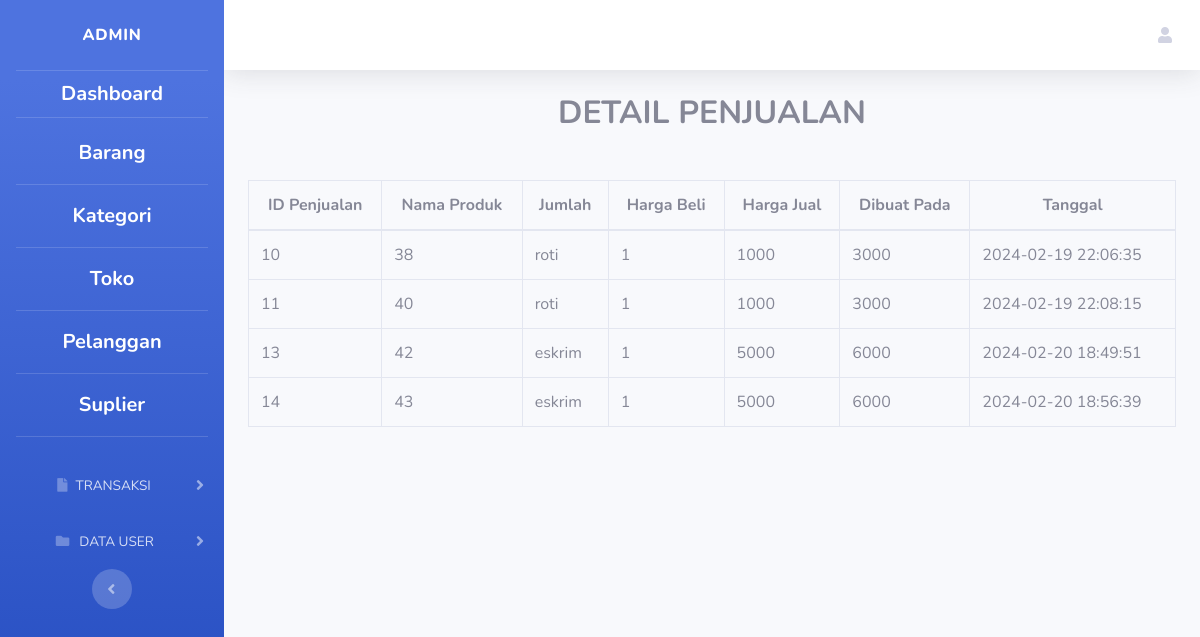
Page /transaksi/penjualan_detail.php on the committed database.
### tables this page shows
CREATE TABLE `penjualan_detail` (
  `penjualan_detail_id` int(11) NOT NULL,
  `penjualan_id` int(11) NOT NULL,
  `produk_id` int(11) NOT NULL,
  `qty` int(11) NOT NULL,
  `harga_beli` int(11) NOT NULL,
  `harga_jual` int(11) NOT NULL,
  `created_at` timestamp NOT NULL DEFAULT current_timestamp() ON UPDATE current_timestamp()
);

CREATE TABLE `produk` (
  `produk_id` int(11) NOT NULL,
  `toko_id` int(11) NOT NULL,
  `nama_produk` varchar(100) NOT NULL,
  `kategori_id` int(11) NOT NULL,
  `satuan` varchar(50) NOT NULL,
  `harga_beli` int(11) NOT NULL,
  `harga_jual` int(11) NOT NULL,
  `created_at` int(11) NOT NULL
);

### transaksi/penjualan_detail.php (the view, shortened to what this page needs)
<!DOCTYPE html>
<html lang="en">
<head>
    <link href="../sbadmin/vendor/fontawesome-free/css/all.min.css" rel="stylesheet" type="text/css">
    <link href="../sbadmin/css/sb-admin-2.min.css" rel="stylesheet">
</head>
<body id="page-top">
    <div id="wrapper">
        <ul class="navbar-nav bg-gradient-primary sidebar sidebar-dark accordion" id="accordionSidebar">
            <a class="sidebar-brand d-flex align-items-center justify-content-center">
                <div class="sidebar-brand-text mx-3">ADMIN <sup></sup></div>
            </a>
            <hr class="sidebar-divider my-0">
            <div class="text-center" >
                <a class="nav-link" href="dashboard.php">
                    <span class="../dashboard" style="font-size: 20px; color: white; font-weight: bold;">Dashboard</span>
                </a>
            </div>
            <hr class="sidebar-divider">
            <div id="collapseTwo" class="text-center" aria-labelledby="headingTwo" data-parent="#accordionSidebar">
                <div class="bg-blue py-1 collapse-inner rounded">
                    <p style="display: block;"><a class="collapse-item" href="../produk.php" style="color: white; font-weight: bold; font-size: 20px;">Barang</a></p>
                    <hr class="sidebar-divider">
                    <p style="display: block;"><a class="collapse-item" href="../kategori.php" style="color: white; font-weight: bold; font-size: 20px;">Kategori</a></p>
                    <hr class="sidebar-divider">
                    <p style="display: block;"><a class="collapse-item" href="../toko.php" style="color: white; font-weight: bold; font-size: 20px;">Toko</a></p>
                    <hr class="sidebar-divider">
                    <p style="display: block;"><a class="collapse-item" href="../pelanggan.php" style="color: white; font-weight: bold; font-size: 20px;">Pelanggan</a></p>
                    <hr class="sidebar-divider">
                    <p style="display: block;"><a class="collapse-item" href="../supplier.php" style="color: white; font-weight: bold; font-size: 20px;">Suplier</a></p>
                    <hr class="sidebar-divider">
                </div>
            </div>
            <li class="nav-item text-center">
                <a class="nav-link collapsed text-center" href="#" data-toggle="collapse" data-target="#collapseUtilities"
                    aria-expanded="true" aria-controls="collapseUtilities">
                    <i class="fas fa-file"></i>
                    <span>TRANSAKSI</span>
                </a>
            </li>
            <li class="nav-item text-center">
                <a class="nav-link collapsed text-center" href="#" data-toggle="collapse" data-target="#collapsePages"
                    aria-expanded="true" aria-controls="collapsePages">
                    <i class="fas fa-fw fa-folder"></i>
                    <span>DATA USER</span>
                </a>
            </li>
            <div class="text-center d-none d-md-inline">
                <button class="rounded-circle border-0" id="sidebarToggle"></button>
            </div>
        </ul>
        <div id="content-wrapper" class="d-flex flex-column">
            <div id="content">
                <nav class="navbar navbar-expand navbar-light bg-white topbar mb-4 static-top shadow">
    <ul class="navbar-nav ml-auto">
        <li class="nav-item dropdown no-arrow">
            <a class="nav-link dropdown-toggle" href="#" id="userDropdown" role="button"
                data-toggle="dropdown" aria-haspopup="true" aria-expanded="false">
                <i class="fas fa-user"></i>
            </a>
        </li>
    </ul>
</nav>
<?php
include '../koneksi.php';
$sql = "SELECT penjualan_detail.penjualan_detail_id, penjualan_detail.penjualan_id, produk.nama_produk, penjualan_detail.qty, produk.harga_beli, penjualan_detail.harga_jual, penjualan_detail.created_at FROM penjualan_detail INNER JOIN produk ON penjualan_detail.produk_id = produk.produk_id";
$result = mysqli_query($conn, $sql);
?>
<!DOCTYPE html>
<html lang="en">
<head>
    <link href="../sbadmin/vendor/fontawesome-free/css/all.min.css" rel="stylesheet" type="text/css">
    <link href="../sbadmin/css/sb-admin-2.min.css" rel="stylesheet">
</head>
<body id="page-top">
    <div id="wrapper">
        <div id="content-wrapper" class="d-flex flex-column">
            <div id="content">
                <div class="container-fluid">
                    <h2 class="text-center mb-5" style="font-weight: bold;">DETAIL PENJUALAN</h2>
                    <div class="table-responsive">
                        <table class="table table-bordered" id="dataTable" width="100%" cellspacing="0">
                            <thead>
                                <tr class="text-center" style   "">
                                    <th>ID Penjualan</th>
                                    <th>Nama Produk</th>
                                    <th>Jumlah</th>
                                    <th>Harga Beli</th>
                                    <th>Harga Jual</th>
                                    <th>Dibuat Pada</th>
                                    <th>Tanggal</th>
                                </tr>
                            </thead>
                            <tbody>
                                <?php
                                if (mysqli_num_rows($result) > 0) {
                                    while ($row = mysqli_fetch_assoc($result)) {
                                        echo "<tr>";
                                        echo "<td>" . $row["penjualan_detail_id"] . "</td>";
                                        echo "<td>" . $row["penjualan_id"] . "</td>";
                                        echo "<td>" . $row["nama_produk"] .  "</td>";
                                        echo "<td>" . $row["qty"]        .   "</td>";
                                        echo "<td>" . $row["harga_beli"] .   "</td>";
                                        echo "<td>" . $row["harga_jual"] .   "</td>";
                                        echo "<td>" . $row["created_at"] .   "</td>";
                                        echo "</tr>";
                                    }
                                } else {
                                    echo "<tr><td colspan='7'>Tidak ada data</td></tr>";
                                }
                                ?>
                            </tbody>
                        </table>
                    </div>
            </div>
        </div>
    </div>
</body>
</html>
</body>
</html>
</body>
</body>
</html>

### rows in the picture
penjualan_detail: penjualan_detail_id "10", penjualan "38", produk.nama_produk "roti", qty "1", produk.harga_beli "1000", harga_jual "3000", created_at "2024-02-19 22:06:35"
penjualan_detail: penjualan_detail_id "11", penjualan "40", produk.nama_produk "roti", qty "1", produk.harga_beli "1000", harga_jual "3000", created_at "2024-02-19 22:08:15"
penjualan_detail: penjualan_detail_id "13", penjualan "42", produk.nama_produk "eskrim", qty "1", produk.harga_beli "5000", harga_jual "6000", created_at "2024-02-20 18:49:51"
penjualan_detail: penjualan_detail_id "14", penjualan "43", produk.nama_produk "eskrim", qty "1", produk.harga_beli "5000", harga_jual "6000", created_at "2024-02-20 18:56:39"
